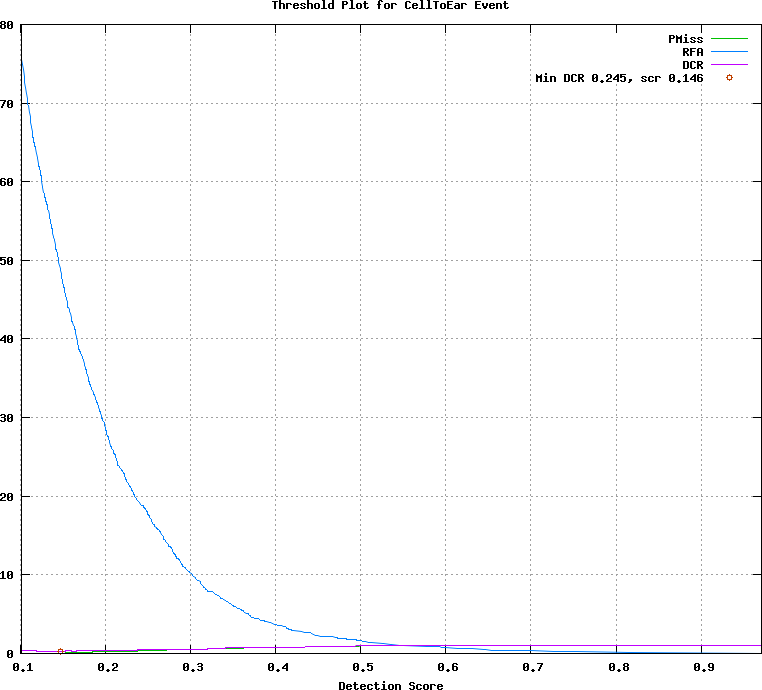

This chart was generated by the following gnuplot code:
## GNUPLOT command file
set terminal postscript color
set style data lines
set title 'Threshold Plot for CellToEar Event'
set xlabel 'Detection Score'
set grid
set size ratio 0.85
plot [0.101000:0.971000]  \
  'test.det.CellToEar_Event.dat.1' using 1:4 title 'PMiss' with lines lt 2, \
  'test.det.CellToEar_Event.dat.1' using 1:5 title 'RFA' with lines lt 3, \
  'test.det.CellToEar_Event.dat.1' using 1:6 title 'DCR' with lines lt 4, \
  'test.det.CellToEar_Event.dat.2' using 1:2 title 'Min DCR 0.245, scr 0.146' with points lt 6
